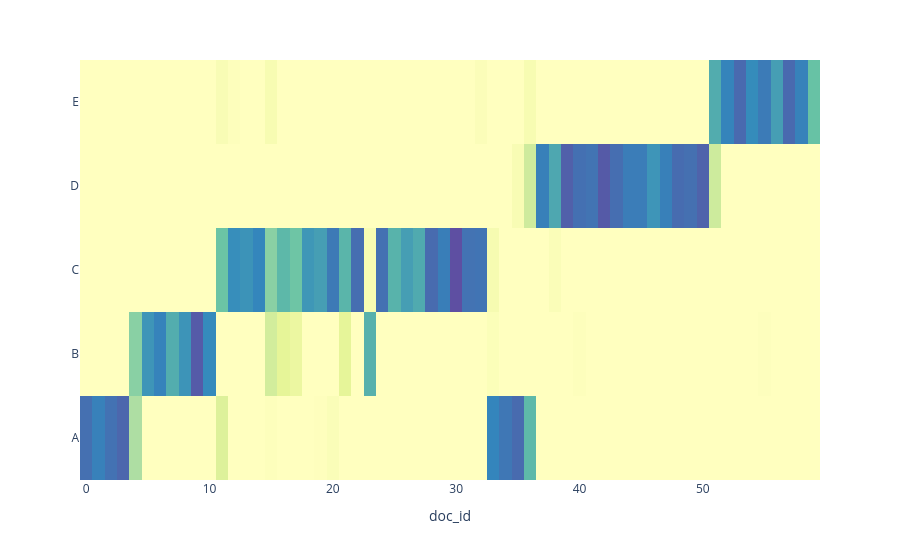

Here is the notebook cell this chart was saved with:
### Code cell
px.imshow(chunk_model.THETA.T.sort_index(ascending=False), 
          color_continuous_scale=px.colors.diverging.Spectral, 
          color_continuous_midpoint=0).update_layout(coloraxis_showscale=False)

### Figure 1 — Plotly figure (JSON) as saved in the notebook; plotly's stock layout.template omitted (floating-point values rounded to 4 significant figures; data arrays with more than 128 entries replaced by an {"elided": "..."} marker saying what was removed)
{"data": [{"coloraxis": "coloraxis", "hovertemplate": "doc_id: %{x}<br>y: %{y}<br>color: %{z}<extra></extra>", "name": "0", "type": "heatmap", "x": [0, 1, 2, 3, 4, 5, 6, 7, 8, 9, 10, 11, 12, 13, 14, 15, 16, 17, 18, 19, 20, 21, 22, 23, 24, 25, 26, 27, 28, 29, 30, 31, 32, 33, 34, 35, 36, 37, 38, 39, 40, 41, 42, 43, 44, 45, 46, 47, 48, 49, 50, 51, 52, 53, 54, 55, 56, 57, 58, 59], "xaxis": "x", "y": ["E", "D", "C", "B", "A"], "yaxis": "y", "z": {"elided": "5x60 float values"}}], "layout": {"autosize": true, "coloraxis": {"cmid": 0, "colorscale": [[0, "rgb(158,1,66)"], [0.1, "rgb(213,62,79)"], [0.2, "rgb(244,109,67)"], [0.3, "rgb(253,174,97)"], [0.4, "rgb(254,224,139)"], [0.5, "rgb(255,255,191)"], [0.6, "rgb(230,245,152)"], [0.7, "rgb(171,221,164)"], [0.8, "rgb(102,194,165)"], [0.9, "rgb(50,136,189)"], [1, "rgb(94,79,162)"]], "showscale": false}, "margin": {"t": 60}, "xaxis": {"anchor": "y", "autorange": true, "constrain": "domain", "domain": [0, 1], "range": [-0.5, 59.5], "scaleanchor": "y", "title": {"text": "doc_id"}, "type": "linear"}, "yaxis": {"anchor": "x", "autorange": true, "constrain": "domain", "domain": [0, 1], "range": [4.5, -0.5], "type": "category"}}}
